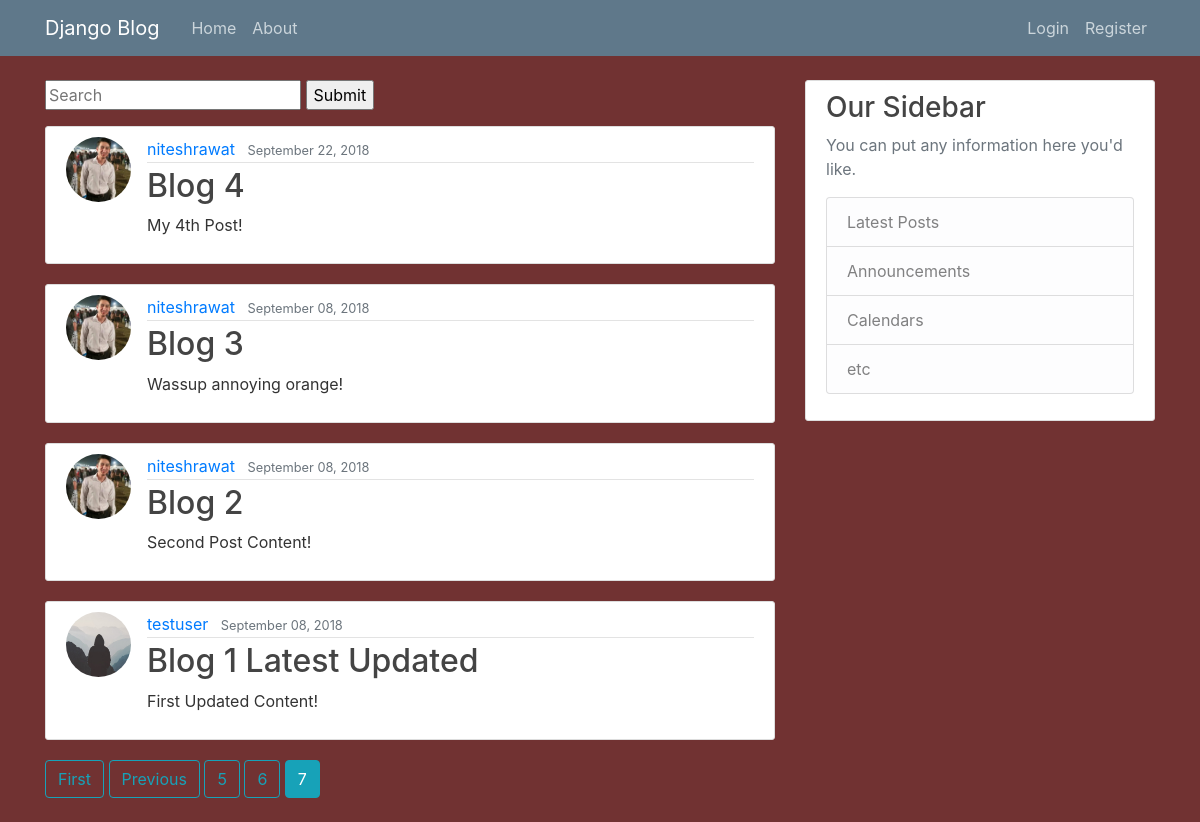
Screenshot of /?page=7 with the database file from the repository.
### blog/models.py (models this page shows, shortened)
class Post(models.Model):
    title = models.CharField(max_length=100)
    content = models.TextField()
    date_posted = models.DateTimeField(default=timezone.now)
    author = models.ForeignKey(User, related_name='posts', on_delete=models.CASCADE)
    class Meta:
        verbose_name = _('Post')
        verbose_name_plural = _('Posts')

### users/models.py (models this page shows, shortened)
class Profile(models.Model):
    user = models.OneToOneField(User, on_delete=models.CASCADE)
    image = models.ImageField(default='default.jpg', upload_to='profile_pics')

### blog/views.py (the view)
# urls.py: path('', PostListView.as_view(), name='blog-home'),
class PostListView(ListView):
    model = Post
    template_name = 'blog/home.html'  # <app>/<model>_<viewtype>.html
    context_object_name = 'posts'
    ordering = ['-date_posted']
    paginate_by = 5
    def get_queryset(self):
        query = self.request.GET.get('q')
        if query:
            query_set = self.model.objects.filter(Q(title__icontains=query) |
                                                  Q(content__icontains=query)
                                                  )
            return query_set
        else:
            return super(PostListView, self).get_queryset()

### blog/templates/blog/home.html (shortened to what this page needs)
{% extends "blog/base.html" %}
{% block content %}
<form method="GET" action="/">
    <input type="text" name="q" placeholder="Search">
    <input type="submit" name="Search">
</form>
{% for post in posts %}
<article class="media content-section">
    <img class="rounded-circle article-img" src="{{ post.author.profile.image.url }}">
    <div class="media-body">
        <div class="article-metadata">
            <a class="mr-2" href="{% url 'user-posts' post.author.username %}">{{ post.author }}</a>
            <small class="text-muted">{{ post.date_posted|date:"F d, Y" }}</small>
        </div>
        <h2><a class="article-title" href="{% url 'post-detail' post.id %}">{{ post.title }}</a></h2>
        <p class="article-content">{{ post.content }}</p>
    </div>
</article>
{% endfor %}
{% if is_paginated %}
{% if page_obj.has_previous %}
<a class="btn btn-outline-info mb-4" href="?page=1">First</a>
<a class="btn btn-outline-info mb-4" href="?page={{ page_obj.previous_page_number }}">Previous</a>
{% endif %}
{% for num in page_obj.paginator.page_range %}
{% if page_obj.number == num %}
<a class="btn btn-info mb-4" href="?page={{ num }}">{{ num }}</a>
{% elif num > page_obj.number|add:'-3' and num < page_obj.number|add:'3' %}
<a class="btn btn-outline-info mb-4" href="?page={{ num }}">{{ num }}</a>
{% endif %}
{% endfor %}
{% endif %}
{% endblock content %}

### blog/static/blog/main.css (style rules this page uses)
body { background: #713232; color: #333333; margin-top: 5rem; }
h1, h2, h3, h4, h5, h6 { color: #444444; }
.content-section { background: #ffffff; padding: 10px 20px; border: 1px solid #dddddd; border-radius: 3px; margin-bottom: 20px; }
.article-title { color: #444444; }
.article-content { white-space: pre-line; }
.article-img { height: 65px; width: 65px; margin-right: 16px; }
.article-metadata { padding-bottom: 1px; margin-bottom: 4px; border-bottom: 1px solid #e3e3e3 }

### rows the page displays
Post: author.profile.image (picture), author "niteshrawat", date_posted "September 22, 2018", title "Blog 4", content "My 4th Post!"
Post: author.profile.image (picture), author "niteshrawat", date_posted "September 08, 2018", title "Blog 3", content "Wassup annoying orange!"
Post: author.profile.image (picture), author "niteshrawat", date_posted "September 08, 2018", title "Blog 2", content "Second Post Content!"
Post: author.profile.image (placeholder picture), author "testuser", date_posted "September 08, 2018", title "Blog 1 Latest Updated", content "First Updated Content!"

### other values shown
{{ num }} "5" "6"
{{ num }} "7"
